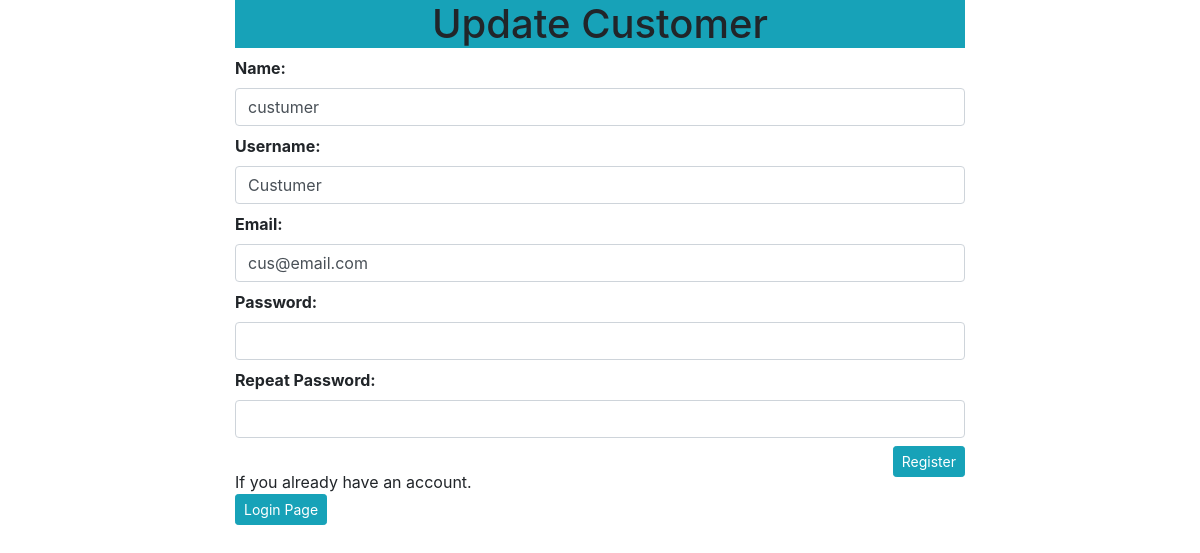
Page /updatecustomer/1 (signed in) on the committed database.
### app/customers/models.py (models this page shows, shortened)
class Register(db.Model, UserMixin):
    id = db.Column(db.Integer, primary_key=True)
    name = db.Column(db.String(50), unique=False)
    username = db.Column(db.String(50), unique=True)
    email = db.Column(db.String(50), unique=True)
    password = db.Column(db.String(200), unique=False)
    date_created = db.Column(db.DateTime, nullable=False, default=datetime.utcnow)

### app/customers/views.py (the view, shortened to what this page needs)
@app.route('/updatecustomer/<int:id>', methods=['GET', 'POST'])
def updatecustomer(id):
    if 'customer_id' not in session:
        flash('Login first please', 'danger')
        return redirect(url_for('customerLogin'))
    updatecustomer = Register.query.get_or_404(id)
    form = CustomerRegisterForm(request.form)
    form.name.data = updatecustomer.name
    form.username.data = updatecustomer.username
    form.email.data = updatecustomer.email
    form.password.data = updatecustomer.password
    return render_template('customer/register.html', form=form, title='Update User', updatecustomer=updatecustomer)

### app/customers/forms.py (shortened to what this page needs)
class CustomerRegisterForm(FlaskForm):
    name = StringField('Name: ')
    username = StringField('Username: ', [validators.DataRequired()])
    email = StringField('Email: ', [validators.Email(), validators.DataRequired()])
    password = PasswordField('Password: ', [validators.DataRequired(), validators.EqualTo('confirm', message=' Both password must match! ')])
    confirm = PasswordField('Repeat Password: ', [validators.DataRequired()])
    submit = SubmitField('Register')

### app/employee/models.py (called while the page is built)
@login_manager.user_loader
def user_loader(user_id):
    return Employee.query.get(user_id)

### app/templates/customer/register.html (shortened to what this page needs)
{% extends "layout.html" %}
{% block content %}
{% from "_formhelpers.html" import render_field %}
<div class="container">
    <div class="row">
        <div class="col-md-2"></div>
        <div class="col-md-8">
            <h1 class="bg-info text-center">{% if updatecustomer %} Update {% else %}Register {% endif %} Customer</h1>
        </div>
        <div class="col-md-2"></div>
    </div>
    <form action="" method="post" >
        <div class="row">
            <div class="col-md-2"></div>
            <div class="col-md-8">
                {{ render_field(form.name, class="form-control")}}
                {{ render_field(form.username,class="form-control")}}
                {{ render_field(form.email,class="form-control")}}
                {{ render_field(form.password, class="form-control")}}
                {{ render_field(form.confirm ,class="form-control")}}
                {{ form.submit(class="btn btn-sm btn-info float-right") }}
                <br>
                <p>
                    If you already have an account.
                    <br>
                    <a href="{{url_for('customerLogin')}}" class="btn btn-sm btn-info">Login Page</a>
                </p>
            </div>
            <div class="col-md-2"></div>
        </div>
    </form>
</div>
{% endblock content %}

### app/templates/_formhelpers.html (shortened to what this page needs)
{% macro render_field(field) %}
  <dt>{{ field.label }}
  <dd>{{ field(**kwargs)|safe }}
  </dd>
{% endmacro %}

### rows in the picture
Register: name "custumer", username "Custumer", email "cus@email.com"

### other values in the picture
{{ field.label }} "Name: Username: Email: Password: Repeat Password:"
